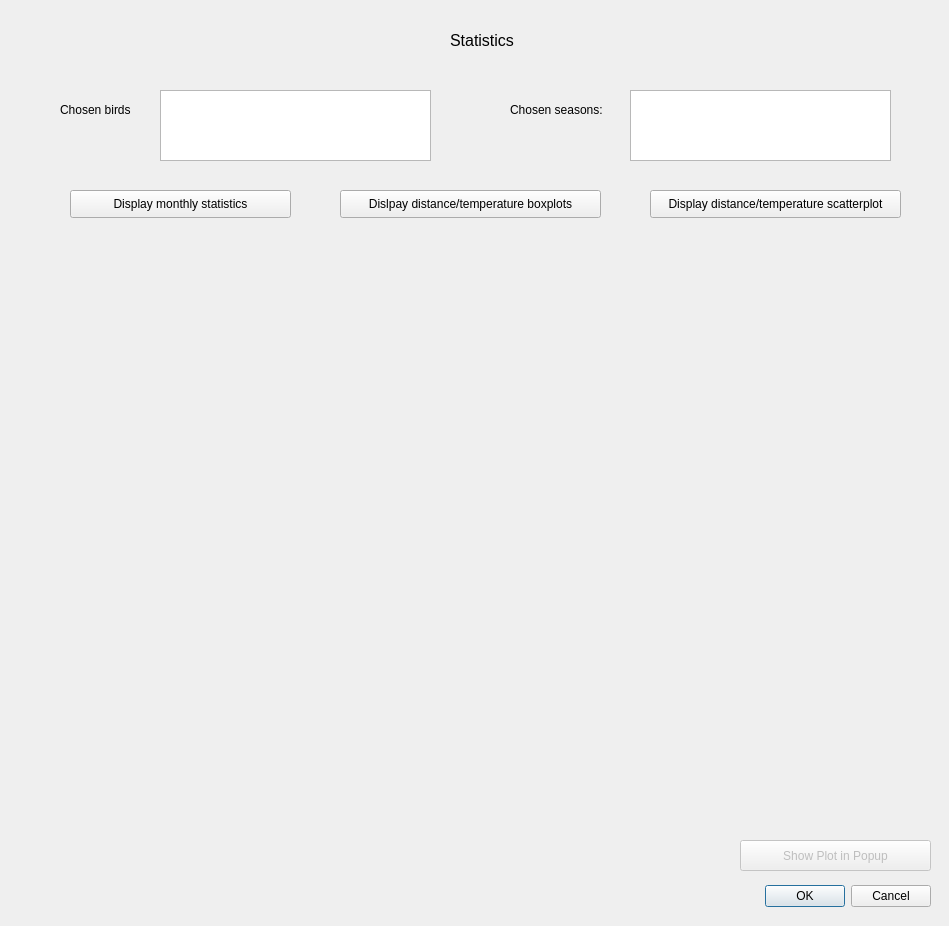
<?xml version="1.0" encoding="UTF-8"?>
<ui version="4.0">
 <class>AnimalMovementAnalysisDialogBase</class>
 <widget class="QDialog" name="AnimalMovementAnalysisDialogBase">
  <property name="geometry">
   <rect>
    <x>0</x>
    <y>0</y>
    <width>949</width>
    <height>926</height>
   </rect>
  </property>
  <property name="windowTitle">
   <string>Animal Movement Analysis</string>
  </property>
  <widget class="QDialogButtonBox" name="button_box">
   <property name="geometry">
    <rect>
     <x>730</x>
     <y>880</y>
     <width>201</width>
     <height>32</height>
    </rect>
   </property>
   <property name="orientation">
    <enum>Qt::Horizontal</enum>
   </property>
   <property name="standardButtons">
    <set>QDialogButtonBox::Cancel|QDialogButtonBox::Ok</set>
   </property>
  </widget>
  <widget class="QLabel" name="label">
   <property name="geometry">
    <rect>
     <x>450</x>
     <y>30</y>
     <width>121</width>
     <height>21</height>
    </rect>
   </property>
   <property name="font">
    <font>
     <pointsize>12</pointsize>
    </font>
   </property>
   <property name="text">
    <string>Statistics</string>
   </property>
  </widget>
  <widget class="QLabel" name="statsLabel">
   <property name="geometry">
    <rect>
     <x>70</x>
     <y>230</y>
     <width>831</width>
     <height>591</height>
    </rect>
   </property>
   <property name="text">
    <string/>
   </property>
  </widget>
  <widget class="QPushButton" name="scatterplotButton">
   <property name="geometry">
    <rect>
     <x>650</x>
     <y>190</y>
     <width>251</width>
     <height>28</height>
    </rect>
   </property>
   <property name="text">
    <string>Display distance/temperature scatterplot</string>
   </property>
  </widget>
  <widget class="QTextEdit" name="textEdit_2">
   <property name="enabled">
    <bool>true</bool>
   </property>
   <property name="geometry">
    <rect>
     <x>630</x>
     <y>90</y>
     <width>261</width>
     <height>71</height>
    </rect>
   </property>
   <property name="readOnly">
    <bool>true</bool>
   </property>
   <property name="html">
    <string>&lt;!DOCTYPE HTML PUBLIC &quot;-//W3C//DTD HTML 4.0//EN&quot; &quot;http://www.w3.org/TR/REC-html40/strict.dtd&quot;&gt;
&lt;html&gt;&lt;head&gt;&lt;meta name=&quot;qrichtext&quot; content=&quot;1&quot; /&gt;&lt;style type=&quot;text/css&quot;&gt;
p, li { white-space: pre-wrap; }
&lt;/style&gt;&lt;/head&gt;&lt;body style=&quot; font-family:'MS Shell Dlg 2'; font-size:7.8pt; font-weight:400; font-style:normal;&quot;&gt;
&lt;p style=&quot;-qt-paragraph-type:empty; margin-top:0px; margin-bottom:0px; margin-left:0px; margin-right:0px; -qt-block-indent:0; text-indent:0px;&quot;&gt;&lt;br /&gt;&lt;/p&gt;&lt;/body&gt;&lt;/html&gt;</string>
   </property>
  </widget>
  <widget class="QLabel" name="label_4">
   <property name="geometry">
    <rect>
     <x>510</x>
     <y>100</y>
     <width>111</width>
     <height>20</height>
    </rect>
   </property>
   <property name="text">
    <string>Chosen seasons:</string>
   </property>
  </widget>
  <widget class="QPushButton" name="showPlotButton">
   <property name="enabled">
    <bool>false</bool>
   </property>
   <property name="geometry">
    <rect>
     <x>740</x>
     <y>840</y>
     <width>191</width>
     <height>31</height>
    </rect>
   </property>
   <property name="text">
    <string>Show Plot in Popup</string>
   </property>
  </widget>
  <widget class="QTextEdit" name="textEdit">
   <property name="enabled">
    <bool>true</bool>
   </property>
   <property name="geometry">
    <rect>
     <x>160</x>
     <y>90</y>
     <width>271</width>
     <height>71</height>
    </rect>
   </property>
   <property name="readOnly">
    <bool>true</bool>
   </property>
   <property name="html">
    <string>&lt;!DOCTYPE HTML PUBLIC &quot;-//W3C//DTD HTML 4.0//EN&quot; &quot;http://www.w3.org/TR/REC-html40/strict.dtd&quot;&gt;
&lt;html&gt;&lt;head&gt;&lt;meta name=&quot;qrichtext&quot; content=&quot;1&quot; /&gt;&lt;style type=&quot;text/css&quot;&gt;
p, li { white-space: pre-wrap; }
&lt;/style&gt;&lt;/head&gt;&lt;body style=&quot; font-family:'MS Shell Dlg 2'; font-size:7.8pt; font-weight:400; font-style:normal;&quot;&gt;
&lt;p style=&quot;-qt-paragraph-type:empty; margin-top:0px; margin-bottom:0px; margin-left:0px; margin-right:0px; -qt-block-indent:0; text-indent:0px;&quot;&gt;&lt;br /&gt;&lt;/p&gt;&lt;/body&gt;&lt;/html&gt;</string>
   </property>
  </widget>
  <widget class="QLabel" name="label_5">
   <property name="geometry">
    <rect>
     <x>60</x>
     <y>100</y>
     <width>111</width>
     <height>20</height>
    </rect>
   </property>
   <property name="text">
    <string>Chosen birds</string>
   </property>
  </widget>
  <widget class="QPushButton" name="distTempButton">
   <property name="geometry">
    <rect>
     <x>340</x>
     <y>190</y>
     <width>261</width>
     <height>28</height>
    </rect>
   </property>
   <property name="text">
    <string>Dislpay distance/temperature boxplots</string>
   </property>
  </widget>
  <widget class="QPushButton" name="monthlyStatsButton">
   <property name="geometry">
    <rect>
     <x>70</x>
     <y>190</y>
     <width>221</width>
     <height>28</height>
    </rect>
   </property>
   <property name="text">
    <string>Display monthly statistics</string>
   </property>
  </widget>
 </widget>
 <resources/>
 <connections>
  <connection>
   <sender>button_box</sender>
   <signal>accepted()</signal>
   <receiver>AnimalMovementAnalysisDialogBase</receiver>
   <slot>accept()</slot>
   <hints>
    <hint type="sourcelabel">
     <x>20</x>
     <y>20</y>
    </hint>
    <hint type="destinationlabel">
     <x>20</x>
     <y>20</y>
    </hint>
   </hints>
  </connection>
  <connection>
   <sender>button_box</sender>
   <signal>rejected()</signal>
   <receiver>AnimalMovementAnalysisDialogBase</receiver>
   <slot>reject()</slot>
   <hints>
    <hint type="sourcelabel">
     <x>20</x>
     <y>20</y>
    </hint>
    <hint type="destinationlabel">
     <x>20</x>
     <y>20</y>
    </hint>
   </hints>
  </connection>
 </connections>
</ui>
